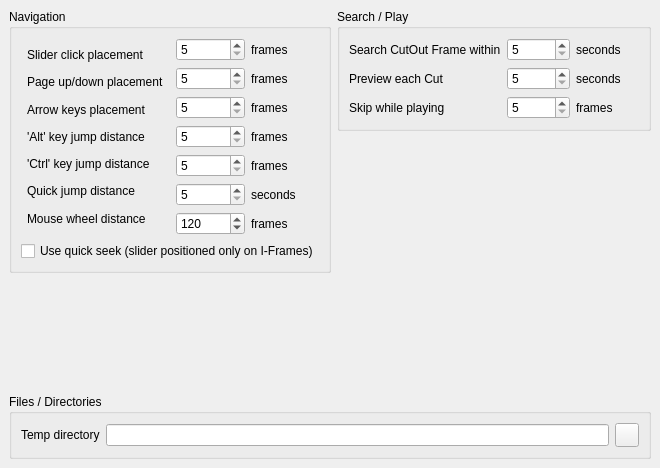
<ui version="4.0" >
 <class>TTCutSettingsCommon</class>
 <widget class="QWidget" name="TTCutSettingsCommon" >
  <property name="geometry" >
   <rect>
    <x>0</x>
    <y>0</y>
    <width>660</width>
    <height>468</height>
   </rect>
  </property>
  <property name="windowTitle" >
   <string>Common</string>
  </property>
  <layout class="QGridLayout" >
   <property name="leftMargin" >
    <number>9</number>
   </property>
   <property name="topMargin" >
    <number>9</number>
   </property>
   <property name="rightMargin" >
    <number>9</number>
   </property>
   <property name="bottomMargin" >
    <number>9</number>
   </property>
   <property name="horizontalSpacing" >
    <number>6</number>
   </property>
   <property name="verticalSpacing" >
    <number>6</number>
   </property>
   <item row="3" column="0" colspan="2" >
    <widget class="QGroupBox" name="gbFilesDirectories" >
     <property name="title" >
      <string>Files / Directories</string>
     </property>
     <layout class="QGridLayout" >
      <property name="leftMargin" >
       <number>9</number>
      </property>
      <property name="topMargin" >
       <number>9</number>
      </property>
      <property name="rightMargin" >
       <number>9</number>
      </property>
      <property name="bottomMargin" >
       <number>9</number>
      </property>
      <property name="horizontalSpacing" >
       <number>6</number>
      </property>
      <property name="verticalSpacing" >
       <number>6</number>
      </property>
      <item row="0" column="2" >
       <widget class="QPushButton" name="btnDirOpen" >
        <property name="minimumSize" >
         <size>
          <width>24</width>
          <height>24</height>
         </size>
        </property>
        <property name="maximumSize" >
         <size>
          <width>24</width>
          <height>24</height>
         </size>
        </property>
        <property name="text" >
         <string/>
        </property>
        <property name="icon" >
         <iconset resource="ttcutsettingscommon.qrc" >:/pixmaps/pixmaps/fileopen_24.xpm</iconset>
        </property>
       </widget>
      </item>
      <item row="0" column="0" >
       <widget class="QLabel" name="laTempDir" >
        <property name="text" >
         <string>Temp directory</string>
        </property>
       </widget>
      </item>
      <item row="0" column="1" >
       <widget class="QLineEdit" name="leTempDirectory" />
      </item>
     </layout>
    </widget>
   </item>
   <item row="2" column="0" >
    <spacer>
     <property name="orientation" >
      <enum>Qt::Vertical</enum>
     </property>
     <property name="sizeType" >
      <enum>QSizePolicy::Expanding</enum>
     </property>
     <property name="sizeHint" >
      <size>
       <width>20</width>
       <height>20</height>
      </size>
     </property>
    </spacer>
   </item>
   <item row="1" column="1" >
    <spacer>
     <property name="orientation" >
      <enum>Qt::Vertical</enum>
     </property>
     <property name="sizeType" >
      <enum>QSizePolicy::Expanding</enum>
     </property>
     <property name="sizeHint" >
      <size>
       <width>20</width>
       <height>20</height>
      </size>
     </property>
    </spacer>
   </item>
   <item rowspan="2" row="0" column="0" >
    <widget class="QGroupBox" name="gbNavigation" >
     <property name="title" >
      <string>Navigation</string>
     </property>
     <layout class="QGridLayout" >
      <property name="leftMargin" >
       <number>9</number>
      </property>
      <property name="topMargin" >
       <number>9</number>
      </property>
      <property name="rightMargin" >
       <number>9</number>
      </property>
      <property name="bottomMargin" >
       <number>9</number>
      </property>
      <property name="horizontalSpacing" >
       <number>6</number>
      </property>
      <property name="verticalSpacing" >
       <number>6</number>
      </property>
      <item row="1" column="0" colspan="3" >
       <widget class="QCheckBox" name="cbQuickSearch" >
        <property name="text" >
         <string>Use quick seek (slider positioned only on I-Frames)</string>
        </property>
       </widget>
      </item>
      <item row="0" column="1" >
       <layout class="QVBoxLayout" >
        <property name="spacing" >
         <number>6</number>
        </property>
        <property name="leftMargin" >
         <number>0</number>
        </property>
        <property name="topMargin" >
         <number>0</number>
        </property>
        <property name="rightMargin" >
         <number>0</number>
        </property>
        <property name="bottomMargin" >
         <number>0</number>
        </property>
        <item>
         <widget class="QSpinBox" name="sbSliderClickPlacement" >
          <property name="minimum" >
           <number>5</number>
          </property>
          <property name="maximum" >
           <number>200</number>
          </property>
          <property name="singleStep" >
           <number>5</number>
          </property>
         </widget>
        </item>
        <item>
         <widget class="QSpinBox" name="sbPgUpDown" >
          <property name="minimum" >
           <number>5</number>
          </property>
          <property name="maximum" >
           <number>200</number>
          </property>
          <property name="singleStep" >
           <number>5</number>
          </property>
         </widget>
        </item>
        <item>
         <widget class="QSpinBox" name="sbArrowKeyPlacement" >
          <property name="minimum" >
           <number>5</number>
          </property>
          <property name="maximum" >
           <number>200</number>
          </property>
          <property name="singleStep" >
           <number>5</number>
          </property>
         </widget>
        </item>
        <item>
         <widget class="QSpinBox" name="sbAltDistance" >
          <property name="minimum" >
           <number>5</number>
          </property>
          <property name="maximum" >
           <number>200</number>
          </property>
          <property name="singleStep" >
           <number>5</number>
          </property>
         </widget>
        </item>
        <item>
         <widget class="QSpinBox" name="sbCtrlDistance" >
          <property name="minimum" >
           <number>5</number>
          </property>
          <property name="maximum" >
           <number>200</number>
          </property>
          <property name="singleStep" >
           <number>5</number>
          </property>
         </widget>
        </item>
        <item>
         <widget class="QSpinBox" name="sbQuickJumpDistance" >
          <property name="minimum" >
           <number>5</number>
          </property>
          <property name="maximum" >
           <number>200</number>
          </property>
          <property name="singleStep" >
           <number>5</number>
          </property>
         </widget>
        </item>
        <item>
         <widget class="QSpinBox" name="sbMouseWheel" >
          <property name="minimum" >
           <number>1</number>
          </property>
          <property name="maximum" >
           <number>500</number>
          </property>
          <property name="singleStep" >
           <number>5</number>
          </property>
          <property name="value" >
           <number>120</number>
          </property>
         </widget>
        </item>
       </layout>
      </item>
      <item row="0" column="0" >
       <layout class="QVBoxLayout" >
        <property name="spacing" >
         <number>6</number>
        </property>
        <property name="leftMargin" >
         <number>6</number>
        </property>
        <property name="topMargin" >
         <number>6</number>
        </property>
        <property name="rightMargin" >
         <number>6</number>
        </property>
        <property name="bottomMargin" >
         <number>6</number>
        </property>
        <item>
         <widget class="QLabel" name="laSliderClick" >
          <property name="text" >
           <string>Slider click placement</string>
          </property>
         </widget>
        </item>
        <item>
         <widget class="QLabel" name="laPgUpDown" >
          <property name="text" >
           <string>Page up/down placement</string>
          </property>
         </widget>
        </item>
        <item>
         <widget class="QLabel" name="laArrowPlacement" >
          <property name="text" >
           <string>Arrow keys placement</string>
          </property>
         </widget>
        </item>
        <item>
         <widget class="QLabel" name="laAltJump" >
          <property name="text" >
           <string>'Alt' key jump distance</string>
          </property>
         </widget>
        </item>
        <item>
         <widget class="QLabel" name="laCtrlJump" >
          <property name="text" >
           <string>'Ctrl' key jump distance</string>
          </property>
         </widget>
        </item>
        <item>
         <widget class="QLabel" name="laQuickJump" >
          <property name="text" >
           <string>Quick jump distance</string>
          </property>
         </widget>
        </item>
        <item>
         <widget class="QLabel" name="laQuickJump_2" >
          <property name="text" >
           <string>Mouse wheel distance</string>
          </property>
         </widget>
        </item>
       </layout>
      </item>
      <item row="0" column="2" >
       <layout class="QVBoxLayout" >
        <property name="spacing" >
         <number>6</number>
        </property>
        <property name="leftMargin" >
         <number>0</number>
        </property>
        <property name="topMargin" >
         <number>0</number>
        </property>
        <property name="rightMargin" >
         <number>0</number>
        </property>
        <property name="bottomMargin" >
         <number>0</number>
        </property>
        <item>
         <widget class="QLabel" name="laFrames1" >
          <property name="text" >
           <string>frames</string>
          </property>
         </widget>
        </item>
        <item>
         <widget class="QLabel" name="laFrames2" >
          <property name="text" >
           <string>frames</string>
          </property>
         </widget>
        </item>
        <item>
         <widget class="QLabel" name="laFrames3" >
          <property name="text" >
           <string>frames</string>
          </property>
         </widget>
        </item>
        <item>
         <widget class="QLabel" name="laFrames4" >
          <property name="text" >
           <string>frames</string>
          </property>
         </widget>
        </item>
        <item>
         <widget class="QLabel" name="laFrames5" >
          <property name="text" >
           <string>frames</string>
          </property>
         </widget>
        </item>
        <item>
         <widget class="QLabel" name="laSeconds1" >
          <property name="text" >
           <string>seconds</string>
          </property>
         </widget>
        </item>
        <item>
         <widget class="QLabel" name="laSeconds1_2" >
          <property name="text" >
           <string>frames</string>
          </property>
         </widget>
        </item>
       </layout>
      </item>
     </layout>
    </widget>
   </item>
   <item row="0" column="1" >
    <widget class="QGroupBox" name="gbSearchPlay" >
     <property name="title" >
      <string>Search / Play</string>
     </property>
     <layout class="QGridLayout" >
      <property name="leftMargin" >
       <number>9</number>
      </property>
      <property name="topMargin" >
       <number>9</number>
      </property>
      <property name="rightMargin" >
       <number>9</number>
      </property>
      <property name="bottomMargin" >
       <number>9</number>
      </property>
      <property name="horizontalSpacing" >
       <number>6</number>
      </property>
      <property name="verticalSpacing" >
       <number>6</number>
      </property>
      <item row="0" column="2" >
       <layout class="QVBoxLayout" >
        <property name="spacing" >
         <number>6</number>
        </property>
        <property name="leftMargin" >
         <number>0</number>
        </property>
        <property name="topMargin" >
         <number>0</number>
        </property>
        <property name="rightMargin" >
         <number>0</number>
        </property>
        <property name="bottomMargin" >
         <number>0</number>
        </property>
        <item>
         <widget class="QLabel" name="laSeconds2" >
          <property name="text" >
           <string>seconds</string>
          </property>
         </widget>
        </item>
        <item>
         <widget class="QLabel" name="laSeconds3" >
          <property name="text" >
           <string>seconds</string>
          </property>
         </widget>
        </item>
        <item>
         <widget class="QLabel" name="laFrame6" >
          <property name="text" >
           <string>frames</string>
          </property>
         </widget>
        </item>
       </layout>
      </item>
      <item row="0" column="1" >
       <layout class="QVBoxLayout" >
        <property name="spacing" >
         <number>6</number>
        </property>
        <property name="leftMargin" >
         <number>0</number>
        </property>
        <property name="topMargin" >
         <number>0</number>
        </property>
        <property name="rightMargin" >
         <number>0</number>
        </property>
        <property name="bottomMargin" >
         <number>0</number>
        </property>
        <item>
         <widget class="QSpinBox" name="sbSearchIntervall" >
          <property name="minimum" >
           <number>5</number>
          </property>
          <property name="maximum" >
           <number>200</number>
          </property>
          <property name="singleStep" >
           <number>5</number>
          </property>
         </widget>
        </item>
        <item>
         <widget class="QSpinBox" name="spPreviewLength" >
          <property name="minimum" >
           <number>5</number>
          </property>
          <property name="maximum" >
           <number>200</number>
          </property>
          <property name="singleStep" >
           <number>5</number>
          </property>
         </widget>
        </item>
        <item>
         <widget class="QSpinBox" name="sbSkipFrames" >
          <property name="minimum" >
           <number>5</number>
          </property>
          <property name="maximum" >
           <number>200</number>
          </property>
          <property name="singleStep" >
           <number>5</number>
          </property>
         </widget>
        </item>
       </layout>
      </item>
      <item row="0" column="0" >
       <layout class="QVBoxLayout" >
        <property name="spacing" >
         <number>6</number>
        </property>
        <property name="leftMargin" >
         <number>0</number>
        </property>
        <property name="topMargin" >
         <number>0</number>
        </property>
        <property name="rightMargin" >
         <number>0</number>
        </property>
        <property name="bottomMargin" >
         <number>0</number>
        </property>
        <item>
         <widget class="QLabel" name="laSearch" >
          <property name="text" >
           <string>Search CutOut Frame within</string>
          </property>
         </widget>
        </item>
        <item>
         <widget class="QLabel" name="laPreview" >
          <property name="text" >
           <string>Preview each Cut</string>
          </property>
         </widget>
        </item>
        <item>
         <widget class="QLabel" name="laSkip" >
          <property name="text" >
           <string>Skip while playing</string>
          </property>
         </widget>
        </item>
       </layout>
      </item>
     </layout>
    </widget>
   </item>
  </layout>
 </widget>
 <resources>
  <include location="ttcutsettingscommon.qrc" />
 </resources>
 <connections/>
</ui>
